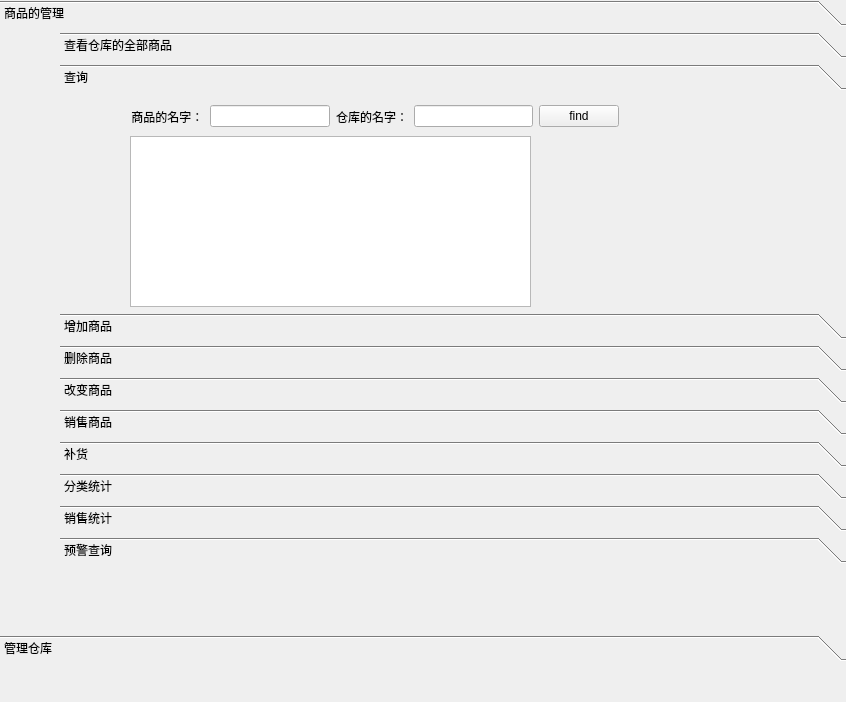
<?xml version="1.0" encoding="UTF-8"?>
<ui version="4.0">
 <class>ChargeView</class>
 <widget class="QWidget" name="ChargeView">
  <property name="geometry">
   <rect>
    <x>0</x>
    <y>0</y>
    <width>846</width>
    <height>702</height>
   </rect>
  </property>
  <property name="windowTitle">
   <string>Form</string>
  </property>
  <widget class="QToolBox" name="toolBox">
   <property name="geometry">
    <rect>
     <x>0</x>
     <y>0</y>
     <width>861</width>
     <height>661</height>
    </rect>
   </property>
   <property name="cursor">
    <cursorShape>SizeVerCursor</cursorShape>
   </property>
   <property name="currentIndex">
    <number>0</number>
   </property>
   <widget class="QWidget" name="page">
    <property name="geometry">
     <rect>
      <x>0</x>
      <y>0</y>
      <width>861</width>
      <height>597</height>
     </rect>
    </property>
    <attribute name="label">
     <string>商品的管理</string>
    </attribute>
    <widget class="QToolBox" name="toolBox_3">
     <property name="geometry">
      <rect>
       <x>60</x>
       <y>0</y>
       <width>801</width>
       <height>531</height>
      </rect>
     </property>
     <property name="currentIndex">
      <number>1</number>
     </property>
     <widget class="QWidget" name="page_findall">
      <property name="geometry">
       <rect>
        <x>0</x>
        <y>0</y>
        <width>801</width>
        <height>211</height>
       </rect>
      </property>
      <attribute name="label">
       <string>查看仓库的全部商品</string>
      </attribute>
      <widget class="QTableView" name="tableViewShowAll">
       <property name="geometry">
        <rect>
         <x>90</x>
         <y>50</y>
         <width>401</width>
         <height>161</height>
        </rect>
       </property>
      </widget>
      <widget class="QWidget" name="layoutWidget">
       <property name="geometry">
        <rect>
         <x>90</x>
         <y>10</y>
         <width>391</width>
         <height>31</height>
        </rect>
       </property>
       <layout class="QHBoxLayout" name="horizontalLayout_6">
        <item>
         <widget class="QLabel" name="label_22">
          <property name="text">
           <string>仓库名：</string>
          </property>
         </widget>
        </item>
        <item>
         <widget class="QLineEdit" name="lineEdit_Showstore"/>
        </item>
        <item>
         <widget class="QPushButton" name="buttonClassSalar_2">
          <property name="text">
           <string>show</string>
          </property>
          <property name="icon">
           <iconset>
            <normaloff>../build-ShopMangerSystem-unknown-Debug/pic/find.jpg</normaloff>../build-ShopMangerSystem-unknown-Debug/pic/find.jpg</iconset>
          </property>
         </widget>
        </item>
       </layout>
      </widget>
     </widget>
     <widget class="QWidget" name="page_search">
      <property name="geometry">
       <rect>
        <x>0</x>
        <y>0</y>
        <width>801</width>
        <height>211</height>
       </rect>
      </property>
      <attribute name="label">
       <string>查询</string>
      </attribute>
      <widget class="QTableView" name="tableViewFind">
       <property name="geometry">
        <rect>
         <x>70</x>
         <y>40</y>
         <width>401</width>
         <height>171</height>
        </rect>
       </property>
      </widget>
      <widget class="QWidget" name="layoutWidget">
       <property name="geometry">
        <rect>
         <x>68</x>
         <y>0</y>
         <width>491</width>
         <height>41</height>
        </rect>
       </property>
       <layout class="QHBoxLayout" name="horizontalLayout_5">
        <item>
         <widget class="QLabel" name="label">
          <property name="text">
           <string> 商品的名字：</string>
          </property>
         </widget>
        </item>
        <item>
         <widget class="QLineEdit" name="search_name"/>
        </item>
        <item>
         <widget class="QLabel" name="label_2">
          <property name="text">
           <string>仓库的名字：</string>
          </property>
         </widget>
        </item>
        <item>
         <widget class="QLineEdit" name="search_store"/>
        </item>
        <item>
         <widget class="QPushButton" name="find_button">
          <property name="text">
           <string>find</string>
          </property>
          <property name="icon">
           <iconset>
            <normaloff>../build-ShopMangerSystem-unknown-Debug/pic/find.jpg</normaloff>../build-ShopMangerSystem-unknown-Debug/pic/find.jpg</iconset>
          </property>
         </widget>
        </item>
       </layout>
      </widget>
     </widget>
     <widget class="QWidget" name="page_2">
      <property name="geometry">
       <rect>
        <x>0</x>
        <y>0</y>
        <width>801</width>
        <height>211</height>
       </rect>
      </property>
      <attribute name="label">
       <string>增加商品</string>
      </attribute>
      <widget class="QWidget" name="layoutWidget">
       <property name="geometry">
        <rect>
         <x>70</x>
         <y>0</y>
         <width>371</width>
         <height>221</height>
        </rect>
       </property>
       <layout class="QGridLayout" name="gridLayout_4">
        <item row="3" column="1" colspan="2">
         <widget class="QComboBox" name="add_itemtype">
          <item>
           <property name="text">
            <string>饮料</string>
           </property>
          </item>
          <item>
           <property name="text">
            <string>水果</string>
           </property>
          </item>
          <item>
           <property name="text">
            <string>书籍</string>
           </property>
          </item>
          <item>
           <property name="text">
            <string>零食</string>
           </property>
          </item>
          <item>
           <property name="text">
            <string>烟酒</string>
           </property>
          </item>
         </widget>
        </item>
        <item row="1" column="0">
         <widget class="QLabel" name="label_67">
          <property name="text">
           <string>商品名字：</string>
          </property>
         </widget>
        </item>
        <item row="3" column="0">
         <widget class="QLabel" name="label_69">
          <property name="text">
           <string>商品类型：</string>
          </property>
         </widget>
        </item>
        <item row="4" column="0">
         <widget class="QLabel" name="label_77">
          <property name="text">
           <string>商品价格：</string>
          </property>
         </widget>
        </item>
        <item row="4" column="1" colspan="2">
         <widget class="QLineEdit" name="add_price">
          <property name="text">
           <string/>
          </property>
         </widget>
        </item>
        <item row="2" column="0">
         <widget class="QLabel" name="label_68">
          <property name="text">
           <string>商品数目：</string>
          </property>
         </widget>
        </item>
        <item row="2" column="1" colspan="2">
         <widget class="QLineEdit" name="add_qua"/>
        </item>
        <item row="1" column="1" colspan="2">
         <widget class="QLineEdit" name="add_name"/>
        </item>
        <item row="0" column="0">
         <widget class="QLabel" name="label_66">
          <property name="text">
           <string>仓库：</string>
          </property>
         </widget>
        </item>
        <item row="0" column="1" colspan="2">
         <widget class="QLineEdit" name="add_store"/>
        </item>
       </layout>
      </widget>
      <widget class="QPushButton" name="pushButton_addInfo">
       <property name="geometry">
        <rect>
         <x>470</x>
         <y>100</y>
         <width>80</width>
         <height>26</height>
        </rect>
       </property>
       <property name="text">
        <string>add</string>
       </property>
       <property name="icon">
        <iconset>
         <normaloff>../build-ShopMangerSystem-unknown-Debug/pic/ok.jpg</normaloff>../build-ShopMangerSystem-unknown-Debug/pic/ok.jpg</iconset>
       </property>
      </widget>
     </widget>
     <widget class="QWidget" name="page_delete">
      <property name="geometry">
       <rect>
        <x>0</x>
        <y>0</y>
        <width>801</width>
        <height>211</height>
       </rect>
      </property>
      <attribute name="label">
       <string>删除商品</string>
      </attribute>
      <widget class="QSplitter" name="splitter">
       <property name="geometry">
        <rect>
         <x>100</x>
         <y>30</y>
         <width>392</width>
         <height>26</height>
        </rect>
       </property>
       <property name="orientation">
        <enum>Qt::Horizontal</enum>
       </property>
       <widget class="QLabel" name="label_62">
        <property name="text">
         <string>仓库：</string>
        </property>
       </widget>
       <widget class="QLineEdit" name="delete_store"/>
       <widget class="QLabel" name="label_63">
        <property name="text">
         <string>商品名字：</string>
        </property>
       </widget>
       <widget class="QLineEdit" name="delete_item_name"/>
       <widget class="QPushButton" name="pushButton_deleteting">
        <property name="text">
         <string>delete</string>
        </property>
        <property name="icon">
         <iconset>
          <normaloff>../build-ShopMangerSystem-unknown-Debug/pic/ok.jpg</normaloff>../build-ShopMangerSystem-unknown-Debug/pic/ok.jpg</iconset>
        </property>
       </widget>
      </widget>
     </widget>
     <widget class="QWidget" name="page_change">
      <property name="geometry">
       <rect>
        <x>0</x>
        <y>0</y>
        <width>801</width>
        <height>211</height>
       </rect>
      </property>
      <attribute name="label">
       <string>改变商品</string>
      </attribute>
      <widget class="QWidget" name="layoutWidget">
       <property name="geometry">
        <rect>
         <x>30</x>
         <y>50</y>
         <width>201</width>
         <height>81</height>
        </rect>
       </property>
       <layout class="QGridLayout" name="gridLayout_8">
        <item row="0" column="0">
         <widget class="QLabel" name="label_71">
          <property name="text">
           <string>商品名字：</string>
          </property>
         </widget>
        </item>
        <item row="0" column="1" colspan="2">
         <widget class="QLineEdit" name="change_name_2">
          <property name="text">
           <string/>
          </property>
         </widget>
        </item>
        <item row="1" column="0">
         <widget class="QLabel" name="label_72">
          <property name="text">
           <string>仓库：</string>
          </property>
         </widget>
        </item>
        <item row="1" column="1">
         <widget class="QLineEdit" name="change_store_2">
          <property name="text">
           <string/>
          </property>
         </widget>
        </item>
       </layout>
      </widget>
      <widget class="QLabel" name="label_76">
       <property name="geometry">
        <rect>
         <x>250</x>
         <y>80</y>
         <width>60</width>
         <height>26</height>
        </rect>
       </property>
       <property name="text">
        <string/>
       </property>
       <property name="pixmap">
        <pixmap>../build-ShopMangerSystem-unknown-Debug/pic/move.jpg</pixmap>
       </property>
       <property name="scaledContents">
        <bool>true</bool>
       </property>
      </widget>
      <widget class="QWidget" name="layoutWidget_3">
       <property name="geometry">
        <rect>
         <x>340</x>
         <y>10</y>
         <width>241</width>
         <height>171</height>
        </rect>
       </property>
       <layout class="QGridLayout" name="gridLayout_6">
        <item row="1" column="0">
         <widget class="QLabel" name="label_60">
          <property name="text">
           <string>商品价格：</string>
          </property>
         </widget>
        </item>
        <item row="2" column="0">
         <widget class="QLabel" name="label_65">
          <property name="text">
           <string>商品数目：</string>
          </property>
         </widget>
        </item>
        <item row="2" column="1">
         <widget class="QLineEdit" name="change_to_qua_2">
          <property name="text">
           <string/>
          </property>
         </widget>
        </item>
        <item row="3" column="0">
         <widget class="QLabel" name="label_70">
          <property name="text">
           <string>商品类型：</string>
          </property>
         </widget>
        </item>
        <item row="1" column="1">
         <widget class="QLineEdit" name="change_to_price_2">
          <property name="text">
           <string/>
          </property>
         </widget>
        </item>
        <item row="0" column="1">
         <widget class="QLineEdit" name="change_to_name_2">
          <property name="text">
           <string/>
          </property>
         </widget>
        </item>
        <item row="0" column="0">
         <widget class="QLabel" name="label_57">
          <property name="text">
           <string>商品名字：</string>
          </property>
         </widget>
        </item>
        <item row="3" column="1">
         <widget class="QComboBox" name="change_itemtype">
          <item>
           <property name="text">
            <string>饮料</string>
           </property>
          </item>
          <item>
           <property name="text">
            <string>水果</string>
           </property>
          </item>
          <item>
           <property name="text">
            <string>书籍</string>
           </property>
          </item>
          <item>
           <property name="text">
            <string>零食</string>
           </property>
          </item>
          <item>
           <property name="text">
            <string>烟酒</string>
           </property>
          </item>
         </widget>
        </item>
       </layout>
      </widget>
      <widget class="QPushButton" name="pushButton_change">
       <property name="geometry">
        <rect>
         <x>610</x>
         <y>90</y>
         <width>80</width>
         <height>26</height>
        </rect>
       </property>
       <property name="text">
        <string>change</string>
       </property>
       <property name="icon">
        <iconset>
         <normaloff>../build-ShopMangerSystem-unknown-Debug/pic/ok.jpg</normaloff>../build-ShopMangerSystem-unknown-Debug/pic/ok.jpg</iconset>
       </property>
      </widget>
     </widget>
     <widget class="QWidget" name="page_sail">
      <property name="geometry">
       <rect>
        <x>0</x>
        <y>0</y>
        <width>801</width>
        <height>211</height>
       </rect>
      </property>
      <attribute name="label">
       <string>销售商品</string>
      </attribute>
      <widget class="QPushButton" name="salButton">
       <property name="geometry">
        <rect>
         <x>410</x>
         <y>70</y>
         <width>80</width>
         <height>26</height>
        </rect>
       </property>
       <property name="text">
        <string>sal</string>
       </property>
       <property name="icon">
        <iconset>
         <normaloff>../build-ShopMangerSystem-unknown-Debug/pic/ok.jpg</normaloff>../build-ShopMangerSystem-unknown-Debug/pic/ok.jpg</iconset>
       </property>
      </widget>
      <widget class="QWidget" name="layoutWidget">
       <property name="geometry">
        <rect>
         <x>70</x>
         <y>30</y>
         <width>291</width>
         <height>111</height>
        </rect>
       </property>
       <layout class="QGridLayout" name="gridLayout">
        <item row="1" column="3">
         <widget class="QLineEdit" name="sal_qua">
          <property name="text">
           <string>1</string>
          </property>
         </widget>
        </item>
        <item row="2" column="0">
         <widget class="QLabel" name="label_14">
          <property name="text">
           <string>仓库名</string>
          </property>
         </widget>
        </item>
        <item row="2" column="3">
         <widget class="QLineEdit" name="sal_store">
          <property name="text">
           <string>store1</string>
          </property>
         </widget>
        </item>
        <item row="1" column="0" colspan="2">
         <widget class="QLabel" name="label_11">
          <property name="text">
           <string>商品数量</string>
          </property>
         </widget>
        </item>
        <item row="0" column="3">
         <widget class="QLineEdit" name="sal_name">
          <property name="text">
           <string>雪梨</string>
          </property>
         </widget>
        </item>
        <item row="0" column="0" colspan="3">
         <widget class="QLabel" name="label_13">
          <property name="text">
           <string>商品名字：</string>
          </property>
         </widget>
        </item>
       </layout>
      </widget>
     </widget>
     <widget class="QWidget" name="page_packing">
      <property name="geometry">
       <rect>
        <x>0</x>
        <y>0</y>
        <width>801</width>
        <height>211</height>
       </rect>
      </property>
      <attribute name="label">
       <string>补货</string>
      </attribute>
      <widget class="QWidget" name="layoutWidget">
       <property name="geometry">
        <rect>
         <x>30</x>
         <y>20</y>
         <width>221</width>
         <height>161</height>
        </rect>
       </property>
       <layout class="QGridLayout" name="gridLayout_7">
        <item row="0" column="0" colspan="3">
         <widget class="QLabel" name="label_4">
          <property name="text">
           <string>商品名字：</string>
          </property>
         </widget>
        </item>
        <item row="0" column="3">
         <widget class="QLineEdit" name="pack_name">
          <property name="text">
           <string>可口可乐</string>
          </property>
         </widget>
        </item>
        <item row="2" column="0">
         <widget class="QLabel" name="label_6">
          <property name="text">
           <string>数目：</string>
          </property>
         </widget>
        </item>
        <item row="4" column="0">
         <widget class="QLabel" name="label_15">
          <property name="text">
           <string>类型：</string>
          </property>
         </widget>
        </item>
        <item row="3" column="0" colspan="2">
         <widget class="QLabel" name="label_12">
          <property name="text">
           <string>价格：</string>
          </property>
         </widget>
        </item>
        <item row="1" column="3">
         <widget class="QLineEdit" name="pack_store">
          <property name="text">
           <string>store1</string>
          </property>
         </widget>
        </item>
        <item row="1" column="0" colspan="3">
         <widget class="QLabel" name="lable334">
          <property name="text">
           <string>第几号仓库：</string>
          </property>
         </widget>
        </item>
        <item row="2" column="3">
         <widget class="QLineEdit" name="pack_qua">
          <property name="text">
           <string>3</string>
          </property>
         </widget>
        </item>
        <item row="3" column="3">
         <widget class="QLineEdit" name="pack_price">
          <property name="text">
           <string>20</string>
          </property>
         </widget>
        </item>
        <item row="4" column="3">
         <widget class="QComboBox" name="packing_itemtype">
          <item>
           <property name="text">
            <string>饮料</string>
           </property>
          </item>
          <item>
           <property name="text">
            <string>水果</string>
           </property>
          </item>
          <item>
           <property name="text">
            <string>书籍</string>
           </property>
          </item>
          <item>
           <property name="text">
            <string>零食</string>
           </property>
          </item>
          <item>
           <property name="text">
            <string>烟酒</string>
           </property>
          </item>
         </widget>
        </item>
       </layout>
      </widget>
      <widget class="QLabel" name="label_7">
       <property name="geometry">
        <rect>
         <x>290</x>
         <y>50</y>
         <width>61</width>
         <height>81</height>
        </rect>
       </property>
       <property name="text">
        <string/>
       </property>
       <property name="pixmap">
        <pixmap>../build-ShopMangerSystem-unknown-Debug/pic/move.jpg</pixmap>
       </property>
       <property name="scaledContents">
        <bool>true</bool>
       </property>
      </widget>
      <widget class="QPushButton" name="pushButton_2">
       <property name="geometry">
        <rect>
         <x>530</x>
         <y>240</y>
         <width>80</width>
         <height>26</height>
        </rect>
       </property>
       <property name="text">
        <string>确定调货</string>
       </property>
       <property name="icon">
        <iconset>
         <normaloff>../build-ShopMangerSystem-unknown-Debug/pic/ok.jpg</normaloff>../build-ShopMangerSystem-unknown-Debug/pic/ok.jpg</iconset>
       </property>
      </widget>
      <widget class="QWidget" name="layoutWidget">
       <property name="geometry">
        <rect>
         <x>390</x>
         <y>60</y>
         <width>221</width>
         <height>81</height>
        </rect>
       </property>
       <layout class="QGridLayout" name="gridLayout_5">
        <item row="0" column="1">
         <widget class="QLineEdit" name="pack_to_store">
          <property name="text">
           <string>store2</string>
          </property>
         </widget>
        </item>
        <item row="0" column="0">
         <widget class="QLabel" name="label_8">
          <property name="text">
           <string>第几号仓库：</string>
          </property>
         </widget>
        </item>
       </layout>
      </widget>
      <widget class="QPushButton" name="pushButton_3">
       <property name="geometry">
        <rect>
         <x>660</x>
         <y>100</y>
         <width>80</width>
         <height>21</height>
        </rect>
       </property>
       <property name="text">
        <string>补货</string>
       </property>
       <property name="icon">
        <iconset>
         <normaloff>../build-ShopMangerSystem-unknown-Debug/pic/ok.jpg</normaloff>../build-ShopMangerSystem-unknown-Debug/pic/ok.jpg</iconset>
       </property>
      </widget>
     </widget>
     <widget class="QWidget" name="page_cls">
      <property name="geometry">
       <rect>
        <x>0</x>
        <y>0</y>
        <width>801</width>
        <height>211</height>
       </rect>
      </property>
      <attribute name="label">
       <string>分类统计</string>
      </attribute>
      <widget class="QPushButton" name="butt_SalAll">
       <property name="geometry">
        <rect>
         <x>130</x>
         <y>30</y>
         <width>80</width>
         <height>26</height>
        </rect>
       </property>
       <property name="text">
        <string>查询：</string>
       </property>
       <property name="icon">
        <iconset>
         <normaloff>../build-ShopMangerSystem-unknown-Debug/pic/find.jpg</normaloff>../build-ShopMangerSystem-unknown-Debug/pic/find.jpg</iconset>
       </property>
      </widget>
      <widget class="QLineEdit" name="lineEdit_FindStore">
       <property name="geometry">
        <rect>
         <x>230</x>
         <y>30</y>
         <width>141</width>
         <height>31</height>
        </rect>
       </property>
      </widget>
      <widget class="QTableView" name="tableViewCls">
       <property name="geometry">
        <rect>
         <x>130</x>
         <y>70</y>
         <width>201</width>
         <height>141</height>
        </rect>
       </property>
      </widget>
     </widget>
     <widget class="QWidget" name="page_sold">
      <property name="geometry">
       <rect>
        <x>0</x>
        <y>0</y>
        <width>801</width>
        <height>211</height>
       </rect>
      </property>
      <attribute name="label">
       <string>销售统计</string>
      </attribute>
      <widget class="QWidget" name="layoutWidget">
       <property name="geometry">
        <rect>
         <x>40</x>
         <y>0</y>
         <width>261</width>
         <height>31</height>
        </rect>
       </property>
       <layout class="QHBoxLayout" name="horizontalLayout_3">
        <item>
         <widget class="QLabel" name="label_3">
          <property name="text">
           <string>年：</string>
          </property>
         </widget>
        </item>
        <item>
         <widget class="QLineEdit" name="lineEdit_year"/>
        </item>
        <item>
         <widget class="QLabel" name="label_17">
          <property name="text">
           <string>月：</string>
          </property>
         </widget>
        </item>
        <item>
         <widget class="QLineEdit" name="lineEdit_mouth"/>
        </item>
        <item>
         <widget class="QLabel" name="label_18">
          <property name="text">
           <string>日：</string>
          </property>
         </widget>
        </item>
        <item>
         <widget class="QLineEdit" name="lineEdit_day"/>
        </item>
       </layout>
      </widget>
      <widget class="QPushButton" name="buttonClassSalar">
       <property name="geometry">
        <rect>
         <x>340</x>
         <y>0</y>
         <width>80</width>
         <height>26</height>
        </rect>
       </property>
       <property name="text">
        <string>show</string>
       </property>
       <property name="icon">
        <iconset>
         <normaloff>../build-ShopMangerSystem-unknown-Debug/pic/find.jpg</normaloff>../build-ShopMangerSystem-unknown-Debug/pic/find.jpg</iconset>
       </property>
      </widget>
      <widget class="QTableView" name="tableViewSailCensus">
       <property name="geometry">
        <rect>
         <x>40</x>
         <y>40</y>
         <width>391</width>
         <height>171</height>
        </rect>
       </property>
      </widget>
     </widget>
     <widget class="QWidget" name="page_earlywarn">
      <property name="geometry">
       <rect>
        <x>0</x>
        <y>0</y>
        <width>801</width>
        <height>211</height>
       </rect>
      </property>
      <attribute name="label">
       <string>预警查询</string>
      </attribute>
      <widget class="QTableView" name="tableViewEarlyWarn">
       <property name="geometry">
        <rect>
         <x>70</x>
         <y>40</y>
         <width>401</width>
         <height>181</height>
        </rect>
       </property>
      </widget>
      <widget class="QWidget" name="layoutWidget">
       <property name="geometry">
        <rect>
         <x>70</x>
         <y>0</y>
         <width>466</width>
         <height>28</height>
        </rect>
       </property>
       <layout class="QHBoxLayout" name="horizontalLayout_4">
        <item>
         <widget class="QLabel" name="label_19">
          <property name="text">
           <string>仓库名字：</string>
          </property>
         </widget>
        </item>
        <item>
         <widget class="QLineEdit" name="line_ed_EarlyWarn"/>
        </item>
        <item>
         <widget class="QLabel" name="label_20">
          <property name="text">
           <string>库存预警数目：</string>
          </property>
         </widget>
        </item>
        <item>
         <widget class="QLineEdit" name="line_ed_EarlyWarnNum"/>
        </item>
        <item>
         <widget class="QPushButton" name="buttonEarlyWarn">
          <property name="text">
           <string>查询</string>
          </property>
          <property name="icon">
           <iconset>
            <normaloff>../build-ShopMangerSystem-unknown-Debug/pic/find.jpg</normaloff>../build-ShopMangerSystem-unknown-Debug/pic/find.jpg</iconset>
          </property>
         </widget>
        </item>
       </layout>
      </widget>
     </widget>
    </widget>
   </widget>
   <widget class="QWidget" name="ChargeStore">
    <property name="geometry">
     <rect>
      <x>0</x>
      <y>0</y>
      <width>861</width>
      <height>597</height>
     </rect>
    </property>
    <attribute name="label">
     <string>管理仓库</string>
    </attribute>
    <widget class="QToolBox" name="toolBox_2">
     <property name="geometry">
      <rect>
       <x>80</x>
       <y>40</y>
       <width>721</width>
       <height>231</height>
      </rect>
     </property>
     <property name="currentIndex">
      <number>2</number>
     </property>
     <widget class="QWidget" name="page_11">
      <property name="geometry">
       <rect>
        <x>0</x>
        <y>0</y>
        <width>721</width>
        <height>135</height>
       </rect>
      </property>
      <attribute name="label">
       <string>展示全部仓库</string>
      </attribute>
      <widget class="QPushButton" name="button_showstr">
       <property name="geometry">
        <rect>
         <x>50</x>
         <y>110</y>
         <width>81</width>
         <height>21</height>
        </rect>
       </property>
       <property name="text">
        <string>查询</string>
       </property>
       <property name="icon">
        <iconset>
         <normaloff>../build-ShopMangerSystem-unknown-Debug/pic/find.jpg</normaloff>../build-ShopMangerSystem-unknown-Debug/pic/find.jpg</iconset>
       </property>
      </widget>
      <widget class="QTableView" name="tableViewShowAllStore">
       <property name="geometry">
        <rect>
         <x>140</x>
         <y>10</y>
         <width>91</width>
         <height>121</height>
        </rect>
       </property>
      </widget>
     </widget>
     <widget class="QWidget" name="page_9">
      <property name="geometry">
       <rect>
        <x>0</x>
        <y>0</y>
        <width>721</width>
        <height>135</height>
       </rect>
      </property>
      <attribute name="label">
       <string>删除仓库</string>
      </attribute>
      <widget class="QPushButton" name="pushButton">
       <property name="geometry">
        <rect>
         <x>230</x>
         <y>80</y>
         <width>80</width>
         <height>26</height>
        </rect>
       </property>
       <property name="text">
        <string>确认</string>
       </property>
       <property name="icon">
        <iconset>
         <normaloff>../build-ShopMangerSystem-unknown-Debug/pic/ok.jpg</normaloff>../build-ShopMangerSystem-unknown-Debug/pic/ok.jpg</iconset>
       </property>
      </widget>
      <widget class="QWidget" name="layoutWidget_6">
       <property name="geometry">
        <rect>
         <x>50</x>
         <y>80</y>
         <width>164</width>
         <height>28</height>
        </rect>
       </property>
       <layout class="QHBoxLayout" name="horizontalLayout">
        <item>
         <widget class="QLabel" name="label_5">
          <property name="text">
           <string>仓库名：</string>
          </property>
         </widget>
        </item>
        <item>
         <widget class="QLineEdit" name="lineEdit_delstore"/>
        </item>
       </layout>
      </widget>
     </widget>
     <widget class="QWidget" name="page_10">
      <property name="geometry">
       <rect>
        <x>0</x>
        <y>0</y>
        <width>721</width>
        <height>135</height>
       </rect>
      </property>
      <attribute name="label">
       <string>增加仓库</string>
      </attribute>
      <widget class="QWidget" name="layoutWidget_7">
       <property name="geometry">
        <rect>
         <x>40</x>
         <y>50</y>
         <width>164</width>
         <height>28</height>
        </rect>
       </property>
       <layout class="QHBoxLayout" name="horizontalLayout_2">
        <item>
         <widget class="QLabel" name="label_10">
          <property name="text">
           <string>仓库名：</string>
          </property>
         </widget>
        </item>
        <item>
         <widget class="QLineEdit" name="line_ed_del_store"/>
        </item>
       </layout>
      </widget>
      <widget class="QPushButton" name="pushButton_addStre">
       <property name="geometry">
        <rect>
         <x>230</x>
         <y>50</y>
         <width>80</width>
         <height>26</height>
        </rect>
       </property>
       <property name="text">
        <string>add</string>
       </property>
       <property name="icon">
        <iconset>
         <normaloff>../build-ShopMangerSystem-unknown-Debug/pic/ok.jpg</normaloff>../build-ShopMangerSystem-unknown-Debug/pic/ok.jpg</iconset>
       </property>
      </widget>
     </widget>
    </widget>
   </widget>
  </widget>
 </widget>
 <resources/>
 <connections/>
</ui>
